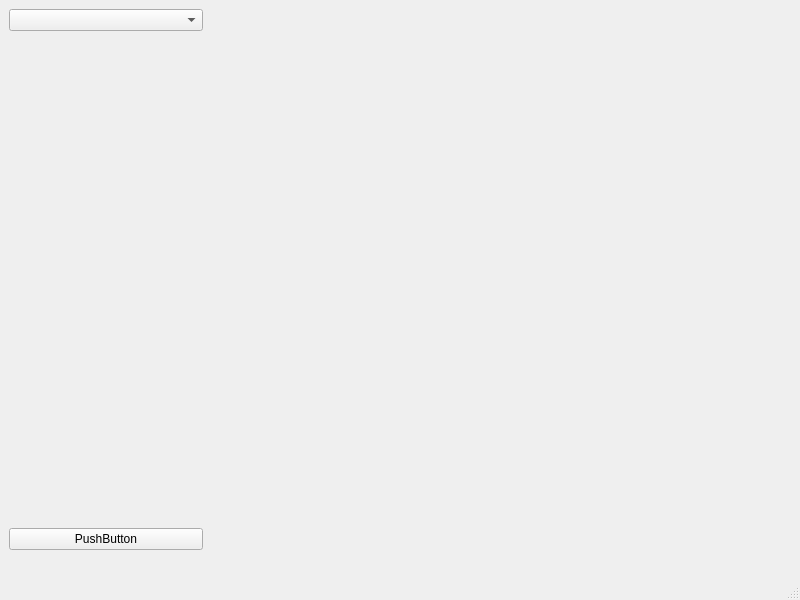
<?xml version="1.0" encoding="UTF-8"?>
<ui version="4.0">
 <class>MainWindow</class>
 <widget class="QMainWindow" name="MainWindow">
  <property name="geometry">
   <rect>
    <x>0</x>
    <y>0</y>
    <width>800</width>
    <height>600</height>
   </rect>
  </property>
  <property name="windowTitle">
   <string>MainWindow</string>
  </property>
  <widget class="QWidget" name="centralwidget">
   <widget class="QWidget" name="horizontalLayoutWidget">
    <property name="geometry">
     <rect>
      <x>9</x>
      <y>9</y>
      <width>781</width>
      <height>541</height>
     </rect>
    </property>
    <layout class="QHBoxLayout" name="horizontalLayout" stretch="2,6">
     <item>
      <layout class="QVBoxLayout" name="verticalLayout_2">
       <item>
        <widget class="QComboBox" name="comboBox"/>
       </item>
       <item>
        <widget class="QLabel" name="label">
         <property name="text">
          <string/>
         </property>
        </widget>
       </item>
       <item>
        <spacer name="verticalSpacer">
         <property name="orientation">
          <enum>Qt::Vertical</enum>
         </property>
         <property name="sizeHint" stdset="0">
          <size>
           <width>20</width>
           <height>40</height>
          </size>
         </property>
        </spacer>
       </item>
       <item>
        <widget class="QPushButton" name="pushButton">
         <property name="text">
          <string>PushButton</string>
         </property>
        </widget>
       </item>
      </layout>
     </item>
     <item>
      <widget class="PlotWidget" name="widget" native="true"/>
     </item>
    </layout>
   </widget>
  </widget>
  <widget class="QMenuBar" name="menubar">
   <property name="geometry">
    <rect>
     <x>0</x>
     <y>0</y>
     <width>800</width>
     <height>22</height>
    </rect>
   </property>
  </widget>
  <widget class="QStatusBar" name="statusbar"/>
 </widget>
 <customwidgets>
  <customwidget>
   <class>PlotWidget</class>
   <extends>QWidget</extends>
   <header>pyqtgraph</header>
   <container>1</container>
  </customwidget>
 </customwidgets>
 <resources/>
 <connections/>
</ui>
